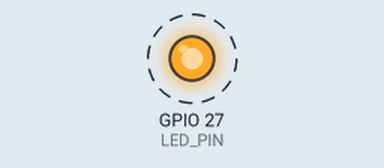
A sketch run on a simulated ESP32. Shown: output pins drawn as LEDs (lit = HIGH). Dashed ring = blinking.

Above: at 0.2 s.
Timing chart, 0 to 3.0 s (numbered marks = the images above):
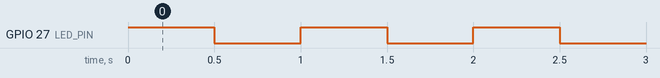

The sketch:

Led.ino
```cpp
#define LED_PIN 27

void setup() {
  pinMode(LED_PIN, OUTPUT);
}

void loop() {
  digitalWrite(LED_PIN, HIGH);
  delay(500);
  digitalWrite(LED_PIN, LOW);
  delay(500);
}
```

Measured:
- by itself, GPIO 27 (LED_PIN): alternates HIGH for 0.50 s and LOW for 0.50 s
